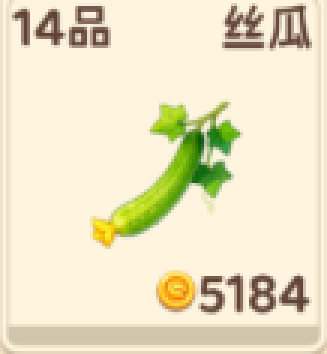
#> input picture templates/shop_丝瓜.png, 109 x 118 px (shown 3 times larger)
$ python -i extract_shop_templates.py   (imports and definitions only)
#> lines starting #> are read from the running program, lines starting #| are printed output that depends on the picture; after the words box and inside, x2 and y2 are one past the last pixel; in counts of white or black regions, pixels touching at a corner belong together
#> further down, picture is the input picture: shape (118, 109, 3); mean B, G, R 197.4, 227.6, 235.8
"""Extract shop templates from screenshots and name them with OCR.

This follows template_collector preprocessing:
PIL RGB -> OpenCV BGR.
"""

from __future__ import annotations

from dataclasses import dataclass
from difflib import SequenceMatcher
from pathlib import Path
from collections import defaultdict
import argparse
import csv
import re

import cv2
import numpy as np
from PIL import Image

try:
    from rapidocr_onnxruntime import RapidOCR
except ImportError as exc:  # pragma: no cover
    raise SystemExit(
        "Missing dependency `rapidocr_onnxruntime`. Install with:\n"
        "  .\\.venv\\Scripts\\python -m pip install rapidocr_onnxruntime"
    ) from exc


ROOT = Path(__file__).resolve().parents[1]
DEFAULT_SCREENSHOT_GLOB = "PixPin_2026-03-31_19-50-*.png"
OUTPUT_DIR = ROOT / "templates" / "shop_extracted_auto"
DEBUG_DIR = ROOT / "screenshots" / "shop_extracted_auto_debug"

# Dominant shop template resolution in this repo.
TARGET_SIZE = (109, 118)  # (width, height)

NORMALIZE_MAP = {
    "黄色秋菊": "秋菊（黄色）",
    "红色秋菊": "秋菊（红色）",
}

MANUAL_PATCH_MAP = {
    "白": "白萝卜",
    "胡萝": "胡萝卜",
    "向日": "向日葵",
    "花香根": "花香根鸢尾",
}


@dataclass
class Rect:
    x: int
    y: int
    w: int
    h: int
    area: int


# [33 lines left out: functions parse_args, read_like_template_collector, iou, not called in this run]


def detect_shop_cards(img_bgr: np.ndarray) -> list[Rect]:
    gray = cv2.cvtColor(img_bgr, cv2.COLOR_BGR2GRAY)
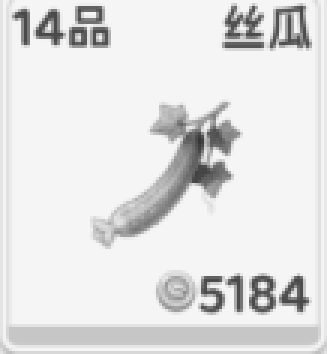
#> gray: shape (118, 109) (shown 3 times larger); min 54, max 245, mean 226.3
    blur = cv2.GaussianBlur(gray, (5, 5), 0)
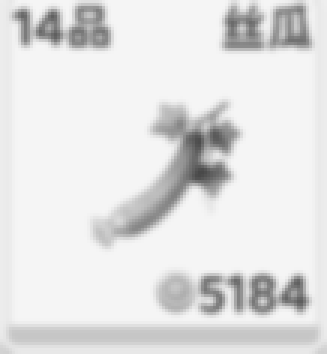
#> blur: shape (118, 109) (shown 3 times larger); min 73, max 245, mean 226.4
    edge = cv2.Canny(blur, 50, 150)
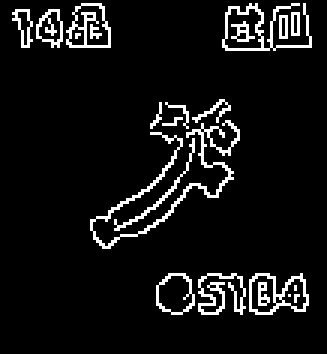
#> edge: shape (118, 109) (shown 3 times larger); 7.4% white in thin lines or dots, all inside (x1, y1, x2, y2) = (4, 1, 104, 105)
    contours, _ = cv2.findContours(edge, cv2.RETR_LIST, cv2.CHAIN_APPROX_SIMPLE)
#> contours = 40 contours, 24 with area under 20; largest, box (x1, y1, x2, y2) and area: (83, 91, 103, 105) 180, (74, 1, 104, 17) 163, (22, 1, 37, 16) 158, (74, 2, 88, 17) 146, (52, 91, 65, 105) 128

    candidates: list[Rect] = []
    for c in contours:
        x, y, w, h = cv2.boundingRect(c)
        area = w * h
        if h == 0:
            continue
        ar = w / h
        if 25000 <= area <= 42000 and 0.90 <= ar <= 1.05:
            candidates.append(Rect(x, y, w, h, area))
#> this loop made 40 passes
#> (x, y, w, h, area, ar) on passes 8, 9, 10, 11, 12, 13, 14, 15, 17, 18, 19, 20: (86, 94, 4, 8, 32, 0.5), (93, 92, 10, 12, 120, 0.833), (83, 91, 10, 14, 140, 0.714), (52, 91, 13, 14, 182, 0.929), (83, 91, 20, 14, 280, 1.43), (66, 91, 16, 14, 224, 1.14), (52, 91, 13, 14, 182, 0.929), (38, 46, 27, 31, 837, 0.871), (30, 40, 50, 43, 2150, 1.16), (54, 39, 7, 3, 21, 2.33), (55, 34, 8, 9, 72, 0.889), (50, 34, 4, 9, 36, 0.444)
#> (c, x, y, w, h, area, ar) on passes 30, 32: ([[93, 5], [93, 12], [95, 12], [95, 5]], 93, 5, 3, 8, 24, 0.375), ([[97, 4], [97, 11], [99, 11], [99, 4]], 97, 4, 3, 8, 24, 0.375)
#> after the loop, candidates = []

    candidates.sort(key=lambda r: r.area, reverse=True)
    kept: list[Rect] = []
    for r in candidates:
        if all(iou(r, k) < 0.35 for k in kept):
            kept.append(r)
#> this loop made 0 passes
#> after the loop, kept = []
    kept.sort(key=lambda r: (r.y, r.x))
    return kept


# [50 lines left out: functions annotate_rects, row_col_indices, collect_vocab, not called in this run]


def clean_text(text: str) -> str:
    text = re.sub(r"[^\u4e00-\u9fffa-zA-Z0-9（）()]+", "", text)
    return text.strip()


def sanitize_name(text: str) -> str:
    text = re.sub(r'[\\/:*?"<>|]', "_", text)
    return text.strip() or "未识别"


# [137 lines left out: functions resolve_name, ocr_title, clean_output_dir, main, not called in this run]


# [2 lines not run here, left out]

>>> import cv2
>>> picture = cv2.imread('../templates/shop_丝瓜.png')
>>> result = detect_shop_cards(picture)
#> result = []

$ run again, on templates/shop_四叶草.png
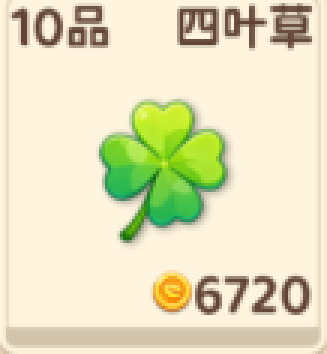
#> input picture templates/shop_四叶草.png, 109 x 118 px (shown 3 times larger)
#> picture is the input picture: shape (118, 109, 3); mean B, G, R 191.1, 225.5, 228.5
#> in detect_shop_cards, `blur = cv2.GaussianBlur(gray, (5, 5), 0)`:
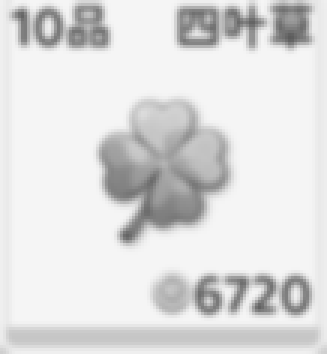
#> blur: shape (118, 109) (shown 3 times larger); min 92, max 245, mean 222.1
#> in detect_shop_cards, `edge = cv2.Canny(blur, 50, 150)`:
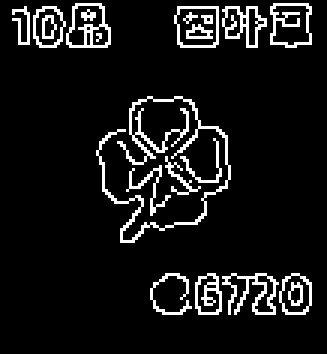
#> edge: shape (118, 109) (shown 3 times larger); 8.6% white in thin lines or dots, all inside (x1, y1, x2, y2) = (4, 1, 104, 105)
#> contours = 43 contours, 21 with area under 20; largest, box (x1, y1, x2, y2) and area: (58, 2, 73, 16) 171, (58, 2, 73, 16) 167, (22, 1, 37, 16) 163, (90, 1, 104, 16) 160, (90, 1, 104, 16) 147
#> the loop in detect_shop_cards, `for c in contours:` made 43 passes
#> (x, y, w, h, area, ar) on passes 2, 4, 5, 6, 7, 8, 9, 10: (96, 95, 5, 7, 35, 0.714), (96, 94, 5, 8, 40, 0.625), (93, 91, 11, 14, 154, 0.786), (84, 91, 8, 14, 112, 0.571), (65, 91, 9, 14, 126, 0.643), (93, 91, 11, 14, 154, 0.786), (74, 91, 19, 14, 266, 1.36), (65, 91, 9, 14, 126, 0.643)
#> after the loop in detect_shop_cards, `for c in contours:`: candidates = []
